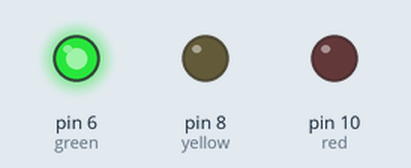
The sketch below on a simulated Arduino Uno, built with avr-gcc and run on an emulated ATmega328P. On the bench: output pins drawn as LEDs (lit = HIGH).

Above: at 3.0 s.
At 7.0 s:
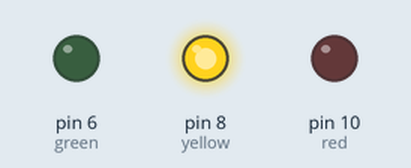
At 10.5 s:
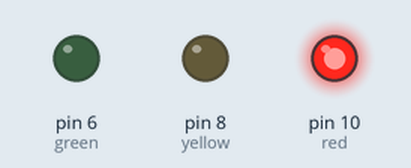
Timing chart, 0 to 16.9 s (numbered marks = the images above):
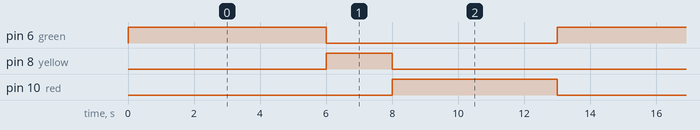

Measured:
- by itself, pin 6 (green): alternates HIGH for 6.0 s and LOW for 7.0 s
- by itself, pin 8 (yellow): alternates HIGH for 2.0 s and LOW for 11.0 s
- by itself, pin 10 (red): alternates HIGH for 5.0 s and LOW for 8.0 s

The sketch:

traffic_light_controller.ino
```cpp
// Define the pin numbers for each LED
int red = 10;
int yellow = 8;
int green = 6;
void setup() {
  // Set the LED pins as outputs
  pinMode(red, OUTPUT);
  pinMode(yellow, OUTPUT);
  pinMode(green, OUTPUT);
}
void loop() {
  // 1. GREEN light on for 5 seconds
  digitalWrite(green, HIGH);
  digitalWrite(yellow, LOW);
  digitalWrite(red, LOW);
  delay(6000);
  // 2. YELLOW light on for 2 seconds
  digitalWrite(green, LOW);
  digitalWrite(yellow, HIGH);
  digitalWrite(red, LOW);
  delay(2000);
  // 3. RED light on for 5 seconds
  digitalWrite(green, LOW);
  digitalWrite(yellow, LOW);
  digitalWrite(red, HIGH);
  delay(5000);
}
```
